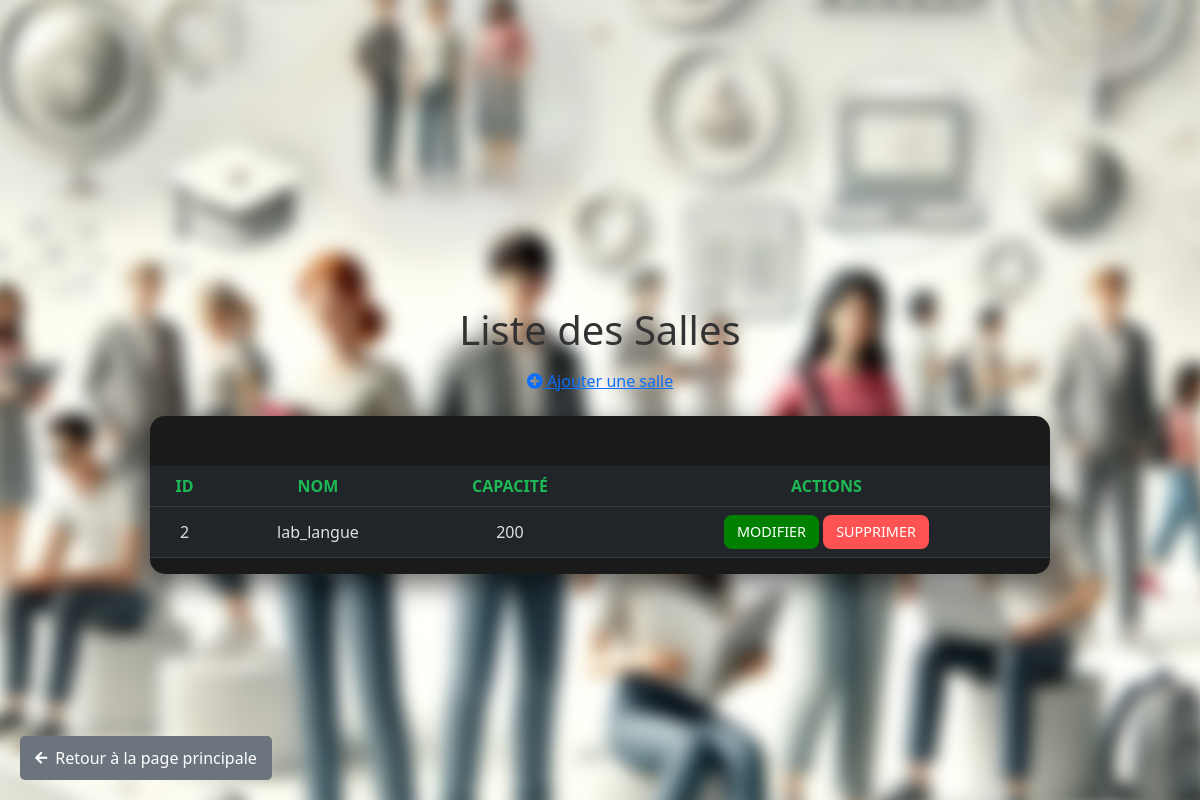
/views/Salle/salleListe.php, run on the app's committed database.
### tables this page shows
CREATE TABLE `salle` (
  `id` int NOT NULL AUTO_INCREMENT,
  `nom` varchar(50) NOT NULL,
  `capacite` int NOT NULL,
  PRIMARY KEY (`id`)
);

### models/Provider.php (called while the page is built, shortened)
<?php
class Provider {
    private $host = 'localhost';
    private $dbName = "scolarite";
    private $user = "root";
    private $password = "";
    public function getConnection() {
        try {
            $con = new PDO("mysql:host=$this->host;dbname=$this->dbName;charset=utf8", $this->user, $this->password);
            $con->setAttribute(PDO::ATTR_ERRMODE, PDO::ERRMODE_EXCEPTION);
            return $con;
        } catch (PDOException $e) {
            echo "Erreur de connexion : " . $e->getMessage();
            return null;
        }
    }
}

### models/SalleService.php (called while the page is built, shortened)
<?php
require_once('Provider.php');
class SalleService
{
    private $connexion;
    function __construct()
    {
        $p = new Provider();
        $this->connexion = $p->getconnection();
    }
    public function getAll()
    {
        $requete = 'SELECT * FROM salle ORDER BY id DESC';
        $stmt = $this->connexion->query($requete);
        $salles = $stmt->fetchAll(PDO::FETCH_ASSOC);
        return $salles;
    }
}

### views/Salle/salleListe.php (the view, shortened to what this page needs)
<!DOCTYPE html>
<html lang="fr">
<head>
    <link href="https://cdn.jsdelivr.net/npm/bootstrap@5.3.0-alpha1/dist/css/bootstrap.min.css" rel="stylesheet">
    <link rel="stylesheet" href="https://cdnjs.cloudflare.com/ajax/libs/font-awesome/5.15.3/css/all.min.css">
    <link rel="stylesheet" href="style.css">
</head>
<body>
    <div class="container mt-5 pt-5 text-center">
        <h1>Liste des Salles</h1>
        <div class="mb-3">
            <a href="../../controllers/SalleCtrl.php?action=form" class="btn btn-link"><i class="fas fa-plus-circle"></i> Ajouter une salle</a>
        </div>
        <?php
            require_once('../../models/SalleService.php');
            $salleService = new SalleService();
            $salles = $salleService->getAll();
        ?>
        <div class="table-container">
            <table class="table table-hover table-dark">
                <thead>
                    <tr>
                        <th>ID</th>
                        <th>NOM</th>
                        <th>CAPACITÉ</th>
                        <th>ACTIONS</th>
                    </tr>
                </thead>
                <tbody>
                    <?php foreach($salles as $salle): ?>
                        <tr>
                            <td><?php echo $salle['id']; ?></td>
                            <td><?php echo $salle['nom']; ?></td>
                            <td><?php echo $salle['capacite']; ?></td>
                            <td>
                                <a href="../../controllers/SalleCtrl.php?action=editForm&id=<?php echo $salle['id']; ?>" class="btn btn-action btn-edit">MODIFIER</a>
                                <a href="../../controllers/SalleCtrl.php?action=delete&id=<?php echo $salle['id']; ?>" class="btn btn-action btn-delete" onclick="return confirm('Êtes-vous sûr de vouloir supprimer cette salle ?')">SUPPRIMER</a>
                            </td>
                        </tr>
                    <?php endforeach; ?>
                </tbody>
            </table>
        </div>
        <div class="container my-3">
            <a href="../../index.php" class="btn-retour">
                <i class="fas fa-arrow-left"></i> Retour à la page principale
            </a>
        </div>
    </div>
</body>
</html>

### views/Salle/style.css (style rules this page uses)
body { margin: 0; padding: 0; font-family: 'Segoe UI', Tahoma, Geneva, Verdana, sans-serif; color: #333; display: flex; justify-content: center; align-items: center; min-height: 100vh; position: relative; }
body::before { content: ''; position: fixed; top: 0; left: 0; width: 100%; height: 100%; background: url('image.png') no-repeat center center fixed; background-size: cover; z-index: -1; filter: blur(8px); transform: scale(1.05); }
.table-container { background-color: #1a1a1a; border-radius: 15px; width: 100%; max-width: 900px; box-shadow: 0 10px 30px rgba(0, 0, 0, 0.6); display: flex; flex-direction: column; align-items: center; justify-content: center; min-height: 10vh; padding-top: 50px; text-align: center; }
.table-container { margin: auto; }
.table th, .table td { vertical-align: middle; color: #e0e0e0; }
.table th { color: #1db954; }
.btn-retour { position: fixed; bottom: 20px; left: 20px; background-color: #6c757d; color: white; padding: 10px 15px; border-radius: 5px; text-decoration: none; display: inline-flex; align-items: center; gap: 8px; }
.btn-retour i { font-size: 14px; }
.btn-action { font-size: 0.9rem; padding: 5px 12px; border-radius: 8px; color: white; transition: all 0.3s ease; }
.btn-edit { background-color: green; }
.btn-delete { background-color: #ff5252; }

### data on the page
salle: id "2", nom "lab_langue", capacite "200"
